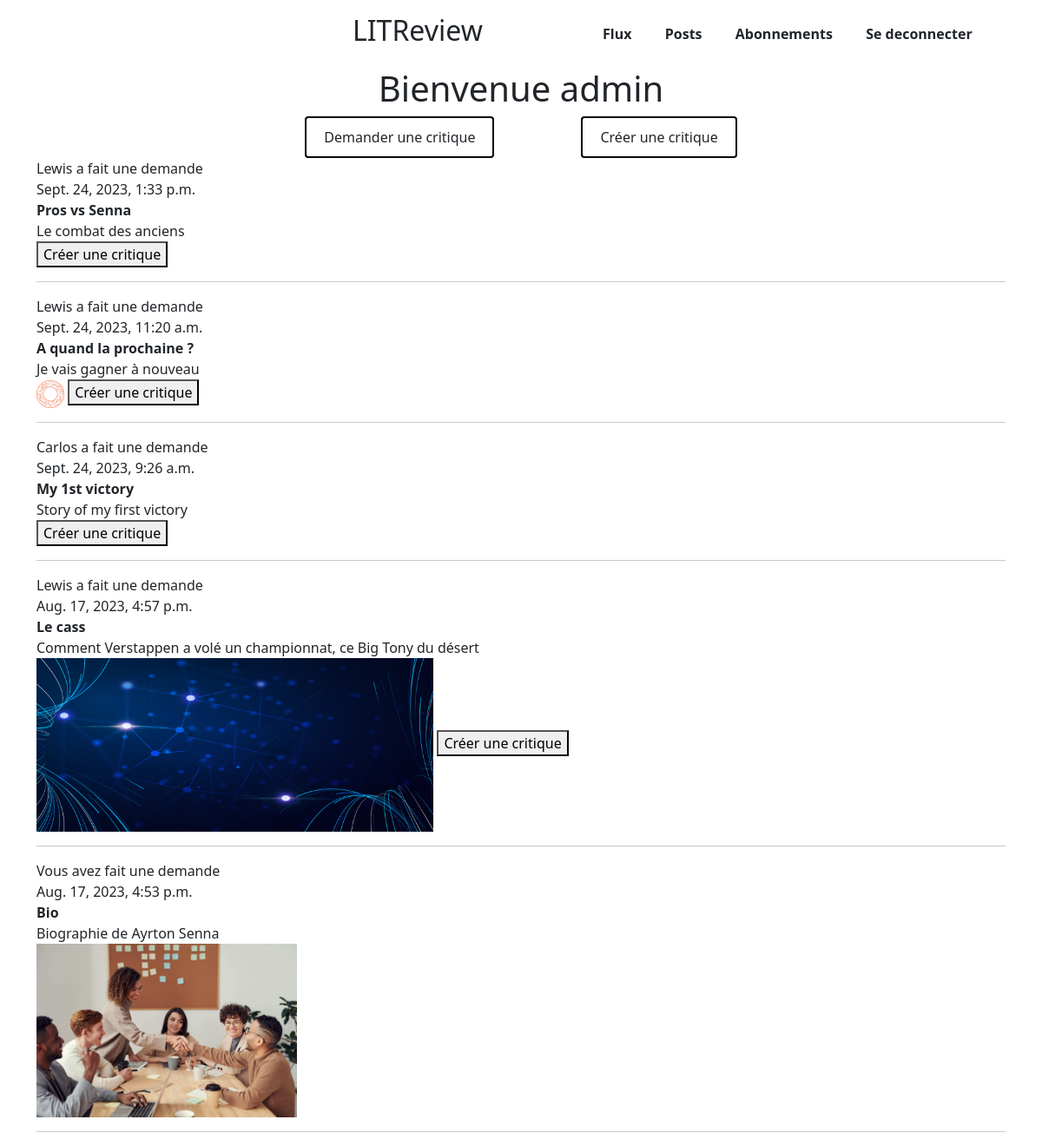
Screenshot of /flux/ (signed in) with the database file from the repository.
### critiques/models.py (models this page shows, shortened)
class Ticket(models.Model):
    title = models.CharField(max_length=128)
    description = models.TextField(max_length=2048, blank=True)
    image = models.ImageField(null=True, blank=True)
    time_created = models.DateTimeField(auto_now_add=True)
    user = models.ForeignKey(to=settings.AUTH_USER_MODEL, on_delete=models.CASCADE)

### critiques/views.py (the view)
# urls.py: path("flux/", flux, name="flux"),
@login_required
def flux(request):
    user_reviews = models.Review.objects.filter(user=request.user).annotate(
        content_type=Value("REVIEW", CharField())
    )
    user_tickets = models.Ticket.objects.filter(user=request.user).annotate(
        content_type=Value("TICKET", CharField())
    )
    followed_users = [uf.followed_user for uf in request.user.following.all()]
    followed_reviews = models.Review.objects.filter(user__in=followed_users).annotate(
        content_type=Value("REVIEW", CharField())
    )
    followed_tickets = models.Ticket.objects.filter(user__in=followed_users).annotate(
        content_type=Value("TICKET", CharField())
    )
    posts = sorted(
        chain(user_reviews, user_tickets, followed_reviews, followed_tickets),
        key=lambda post: post.time_created,
        reverse=True,
    )
    return render(request, "flux.html", context={"posts": posts})

### critiques/templates/flux.html
{% extends "base.html" %}
{% load static %}
{% block additional_css %}
<link rel="stylesheet" href="{% static 'critiques/css/flux.css' %}">
{% endblock %}
{% block content %}
    <div class="welcome">
        <h1>Bienvenue {{user.username}}</h1>
    </div>
    <div class="buttons_container">
        <a href="{% url 'ticket' %}" class="btn">Demander une critique</a>
        <a href="{% url 'critics' %}" class="btn">Créer une critique</a>
    </div>
    <div class="container feed">
        {% for post in posts %}
        {% if post.content_type == 'TICKET' %}
            {% include 'ticket_snippet.html' %}
        {% elif post.content_type == 'REVIEW' %}
            {% include 'review_snippet.html' %}
        {% endif %}
    {% endfor %}
    </div>
{% endblock %}

### critiques/templates/ticket_snippet.html
{% if post.user == request.user %}
    Vous avez fait une demande<br>
    {{ post.time_created }}<br>
    <strong>{{ post.title }}</strong><br>
    {{ post.description }}<br>
    {% if post.image %}
        <img src="{{ post.image.url }}" alt="{{ post.title }}" style="max-height: 200px; width: auto;">
    {% endif %}
{% else %}
   {{ post.user.username }} a fait une demande<br>
   {{ post.time_created }}<br>
    <strong>{{ post.title }}</strong><br>
    {{ post.description }}<br>
    {% if post.image %}
        <img src="{{ post.image.url }}" alt="{{ post.title }}" style="max-height: 200px; width: auto;">
    {% endif %}
    <button>Créer une critique</button>
{% endif %}
<hr>

### critiques/static/critiques/css/base.css (style rules this page uses)
a { text-decoration: none; color: inherit; background: none; border: none; padding: 0; margin: 0; outline: none; font-size: 100%; font-weight: inherit; cursor: pointer; }

### critiques/static/critiques/css/flux.css (style rules this page uses)
.welcome { text-align: center; }
.buttons_container { display: flex; justify-content: center; align-items: center; gap: 100px; }
.btn { display: inline-block; padding: 10px 20px; text-decoration: none; border-radius: 4px; border : 2px solid black; }

### rows the page displays
Ticket: user.username "Lewis", time_created "Sept. 24, 2023, 1:33 p.m.", title "Pros vs Senna", description "Le combat des anciens"
Ticket: user.username "Lewis", time_created "Sept. 24, 2023, 11:20 a.m.", title "A quand la prochaine ?", description "Je vais gagner à nouveau", image (picture)
Ticket: user.username "Carlos", time_created "Sept. 24, 2023, 9:26 a.m.", title "My 1st victory", description "Story of my first victory"
Ticket: user.username "Lewis", time_created "Aug. 17, 2023, 4:57 p.m.", title "Le cass", description "Comment Verstappen a volé un championnat, ce Big Tony du désert", image (picture)
Ticket: time_created "Aug. 17, 2023, 4:53 p.m.", title "Bio", description "Biographie de Ayrton Senna", image (picture)

### other values shown
{{ user.username }} "admin"
